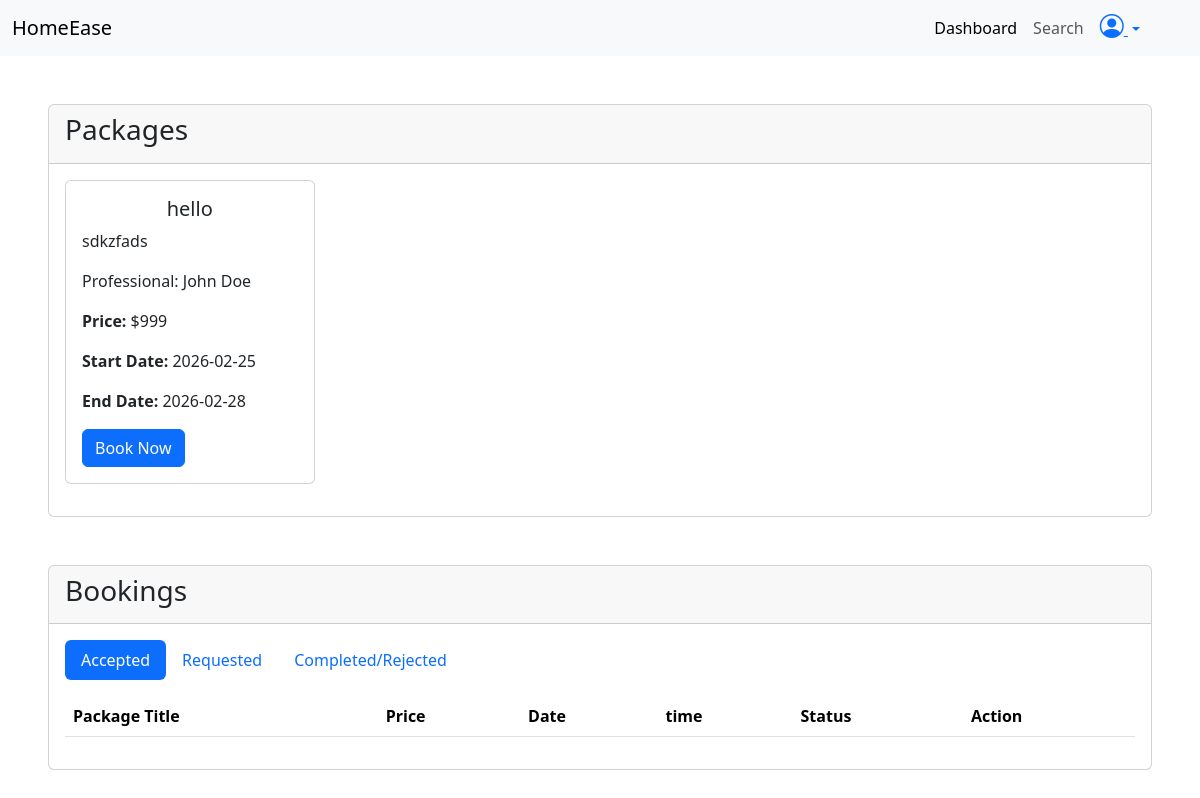
/customer/dashboard (signed in), run on the app's committed database.
### application/models.py (models this page shows, shortened)
class Package(db.Model):
    id = db.Column(db.Integer, primary_key =True , autoincrement=True)
    title = db.Column(db.String, unique=True , nullable=False)
    price = db.Column(db.String , nullable=False)
    description= db.Column(db.String , nullable=False)
    prof_id = db.Column(db.Integer ,db.ForeignKey("professional.id") , nullable=False )
    status = db.Column(db.String, nullable=False)
    start_date = db.Column(db.Date , nullable =False)
    end_date = db.Column(db.Date , nullable =False)
    bookings = db.relationship("Booking", backref="package", lazy=True)

class Professional(db.Model, UserMixin):
    id = db.Column(db.Integer, primary_key =True , autoincrement=True)
    email = db.Column(db.String, unique=True , nullable=False)
    password = db.Column(db.String , nullable=False)
    name = db.Column(db.String , nullable=False)
    address = db.Column(db.String, nullable=False)
    mobile = db.Column(db.String, nullable=False)
    experiance = db.Column(db.String,nullable = False)
    status = db.Column(db.String, nullable=False)
    resume_url = db.Column(db.String, nullable=False)
    packages = db.relationship("Package", backref="professional", lazy=True)
    bookings = db.relationship("Booking", backref="professional", lazy=True)

### application/routes.py (the view)
@app.route("/customer/dashboard")
@login_required
def customer_dashboard():
    packs = db.session.query(Package).filter_by(status="Active").all()
    bookings = current_user.bookings
    packages = []
    for pack in packs:
        print(pack.start_date , pack.end_date)
        print(datetime.now().date())
        print(type(pack.start_date) , type(datetime.now().date()))
        if pack.start_date <= datetime.now().date() <= pack.end_date:
            packages.append(pack)
    return render_template("customer/dashboard.html" , cu=current_user, packages=packages, bookings=bookings)

### app.py (called while the page is built)
def create_app():
    app = Flask(__name__ , )
    app.config["SQLALCHEMY_DATABASE_URI"] = "sqlite:///mydb.sqlite3"
    app.config["SECRET_KEY"] = "mysecretkey"
    db.init_app(app)
    login_manager = LoginManager(app)
    @login_manager.user_loader
    def load_user(email):
        user= db.session.query(Customer).filter_by(email=email).first() or \
        db.session.query(Professional).filter_by(email=email).first() or \
        db.session.query(Admin).filter_by(email=email).first()
        return user
    app.app_context().push()
    return app

### templates/customer/dashboard.html (shortened to what this page needs)
<!DOCTYPE html>
<html lang="en">
<head>
    <link href="https://cdn.jsdelivr.net/npm/bootstrap@5.3.8/dist/css/bootstrap.min.css" rel="stylesheet"
>
    <link rel="stylesheet" href="https://cdn.jsdelivr.net/npm/bootstrap-icons@1.13.1/font/bootstrap-icons.min.css">
</head>
<body>
    <nav class="navbar navbar-expand-lg bg-body-tertiary">
        <div class="container-fluid">
            <a class="navbar-brand" href="#">HomeEase</a>
            <div class="collapse navbar-collapse" id="navbarNav">
                <ul class="navbar-nav ms-auto me-5">
                    <li class="nav-item">
                        <a class="nav-link active" aria-current="page" href="#">Dashboard</a>
                    </li>
                    <li class="nav-item me-2">
                        <a class="nav-link" href="#">Search</a>
                    </li>
                    <li class="nav-item ">
                        <div class="dropdown">
                            <a class="dropdown-toggle" href="#" data-bs-toggle="dropdown" aria-expanded="false">
                                <i class="bi bi-person-circle fs-4"></i>
                            </a>
                        </div>
                    </li>
                </ul>
            </div>
        </div>
    </nav>
    <div class="card mt-5 ms-5 me-5">
        <div class="card-header">
            <div class="d-flex d-inline">
                <h3>Packages</h3>
            </div>
        </div>
        <div class="card-body">
            <div class="row ">
                {% for package in packages %}
                <div class="col-3 ">
                    <div class="card mb-3">
                        <div class="card-body">
                            <h5 class="card-title text-center">{{ package.title }}</h5>
                            <p class="card-text">{{ package.description }}</p>
                            <p class="card-text"> Professional: {{ package.professional.name }}</p>
                            <p class="card-text"><strong>Price:</strong> ${{ package.price }}</p>
                            <p class="card-text"><strong>Start Date:</strong> {{ package.start_date }}</p>
                            <p class="card-text"><strong>End Date:</strong> {{ package.end_date }}</p>
                            <a type="button" class="btn btn-primary ms-auto" data-bs-toggle="modal"
                                data-bs-target="#bookpack{{ package.id }}">
                                Book Now
                            </a>
                        </div>
                    </div>
                </div>
                {% endfor %}
            </div>
        </div>
    </div>
    <div class="card mt-5 ms-5 me-5 mb-5">
        <div class="card-header">
            <h3>Bookings</h3>
        </div>
        <div class="card-body">
            <ul class="nav nav-pills mb-3" id="pills-tab" role="tablist">
                <li class="nav-item" role="presentation">
                    <button class="nav-link active" id="pills-active-cust-tab" data-bs-toggle="pill"
                        data-bs-target="#pills-active-cust" type="button" role="tab" aria-controls="pills-home"
                        aria-selected="true">Accepted</button>
                </li>
                <li class="nav-item" role="presentation">
                    <button class="nav-link" id="pills-flagged-cust-tab" data-bs-toggle="pill"
                        data-bs-target="#pills-flagged-cust" type="button" role="tab" aria-controls="pills-profile"
                        aria-selected="false">Requested</button>
                </li>
                <li class="nav-item" role="presentation">
                    <button class="nav-link" id="pills-completed-cust-tab" data-bs-toggle="pill"
                        data-bs-target="#pills-completed-cust" type="button" role="tab" aria-controls="pills-profile"
                        aria-selected="false">Completed/Rejected</button>
                </li>
            </ul>
            <div class="tab-content" id="pills-tabContent">
                <div class="tab-pane fade show active" id="pills-active-cust" role="tabpanel"
                    aria-labelledby="pills-active-cust-tab" tabindex="0">
                    <table class="table">
                        <thead>
                            <tr>
                                <th scope="col">Package Title</th>
                                <th scope="col">Price</th>
                                <th scope="col">Date</th>
                                <th scope="col">time</th>
                                <th scope="col">Status</th>
                                <th scope="col">Action</th>
                            </tr>
                        </thead>
                    </table>
                </div>
            </div>
        </div>
    </div>
</body>
</html>

### data on the page
Package: title "hello", description "sdkzfads", professional.name "John Doe", price "999", start_date "2026-02-25", end_date "2026-02-28"
